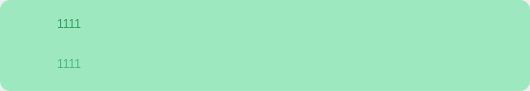
<?xml version="1.0" encoding="UTF-8"?>
<ui version="4.0">
 <class>Form</class>
 <widget class="QWidget" name="Form">
  <property name="geometry">
   <rect>
    <x>0</x>
    <y>0</y>
    <width>530</width>
    <height>91</height>
   </rect>
  </property>
  <property name="minimumSize">
   <size>
    <width>530</width>
    <height>0</height>
   </size>
  </property>
  <property name="maximumSize">
   <size>
    <width>530</width>
    <height>16777215</height>
   </size>
  </property>
  <property name="windowTitle">
   <string>Form</string>
  </property>
  <layout class="QHBoxLayout" name="horizontalLayout">
   <property name="spacing">
    <number>0</number>
   </property>
   <property name="leftMargin">
    <number>0</number>
   </property>
   <property name="topMargin">
    <number>0</number>
   </property>
   <property name="rightMargin">
    <number>0</number>
   </property>
   <property name="bottomMargin">
    <number>0</number>
   </property>
   <item>
    <widget class="QWidget" name="widget" native="true">
     <property name="styleSheet">
      <string notr="true">QWidget#widget{
	background-color:rgb(158, 232, 192);
	border-radius:10px;
}</string>
     </property>
     <layout class="QHBoxLayout" name="horizontalLayout_2" stretch="1,10,1">
      <property name="spacing">
       <number>0</number>
      </property>
      <property name="leftMargin">
       <number>0</number>
      </property>
      <property name="topMargin">
       <number>0</number>
      </property>
      <property name="rightMargin">
       <number>0</number>
      </property>
      <property name="bottomMargin">
       <number>0</number>
      </property>
      <item>
       <widget class="QWidget" name="widget_2" native="true">
        <layout class="QVBoxLayout" name="verticalLayout">
         <item>
          <widget class="QLabel" name="label">
           <property name="minimumSize">
            <size>
             <width>30</width>
             <height>30</height>
            </size>
           </property>
           <property name="maximumSize">
            <size>
             <width>30</width>
             <height>30</height>
            </size>
           </property>
           <property name="styleSheet">
            <string notr="true">border-image: url(:/icon/icon_notice_message.png);</string>
           </property>
           <property name="text">
            <string/>
           </property>
          </widget>
         </item>
         <item>
          <spacer name="verticalSpacer">
           <property name="orientation">
            <enum>Qt::Vertical</enum>
           </property>
           <property name="sizeHint" stdset="0">
            <size>
             <width>20</width>
             <height>34</height>
            </size>
           </property>
          </spacer>
         </item>
        </layout>
       </widget>
      </item>
      <item>
       <widget class="QWidget" name="widget_3" native="true">
        <layout class="QVBoxLayout" name="verticalLayout_2">
         <item>
          <widget class="QLabel" name="l_title">
           <property name="minimumSize">
            <size>
             <width>0</width>
             <height>30</height>
            </size>
           </property>
           <property name="maximumSize">
            <size>
             <width>16777215</width>
             <height>30</height>
            </size>
           </property>
           <property name="styleSheet">
            <string notr="true">color:rgb(44, 159, 97);</string>
           </property>
           <property name="text">
            <string>1111</string>
           </property>
          </widget>
         </item>
         <item>
          <widget class="QLabel" name="l_content">
           <property name="styleSheet">
            <string notr="true">color:rgb(44, 159, 97,0.7);</string>
           </property>
           <property name="text">
            <string>1111</string>
           </property>
          </widget>
         </item>
        </layout>
       </widget>
      </item>
      <item>
       <widget class="QWidget" name="widget_4" native="true">
        <layout class="QVBoxLayout" name="verticalLayout_3">
         <item>
          <widget class="QPushButton" name="btn_close">
           <property name="minimumSize">
            <size>
             <width>32</width>
             <height>32</height>
            </size>
           </property>
           <property name="maximumSize">
            <size>
             <width>32</width>
             <height>32</height>
            </size>
           </property>
           <property name="styleSheet">
            <string notr="true">QPushButton#btn_close{
	border-image: url(:/icon/icon_notice_message_close.png);
	color:rgba(255,255,255,200);
	border-radius:12px;
}
</string>
           </property>
           <property name="text">
            <string/>
           </property>
          </widget>
         </item>
         <item>
          <spacer name="verticalSpacer_2">
           <property name="orientation">
            <enum>Qt::Vertical</enum>
           </property>
           <property name="sizeHint" stdset="0">
            <size>
             <width>20</width>
             <height>32</height>
            </size>
           </property>
          </spacer>
         </item>
        </layout>
       </widget>
      </item>
     </layout>
    </widget>
   </item>
  </layout>
 </widget>
 <resources>
  <include location="../drawable/drawable.qrc"/>
 </resources>
 <connections/>
</ui>
